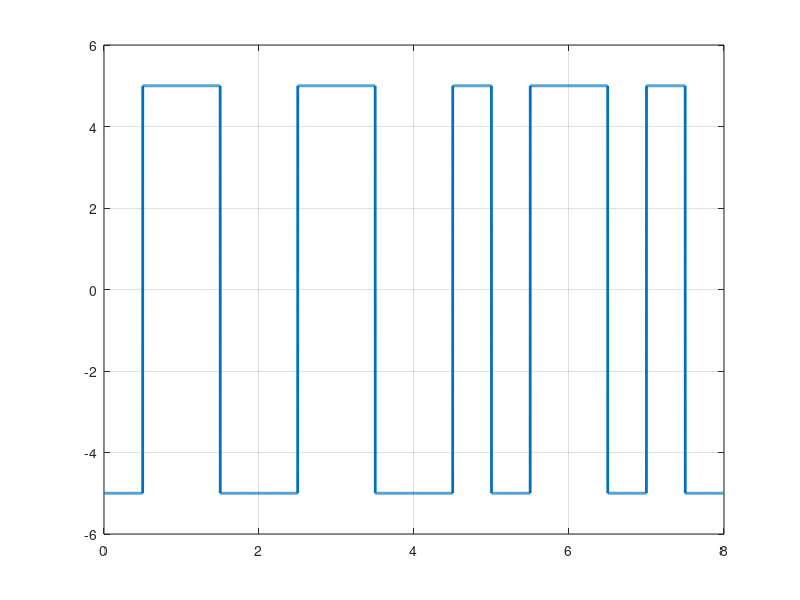

MATLAB code for this plot:
clc;
close all;
clear all;

bits = [1 0 1 0 1 1 0 0];
%bits = input('Give a bit sequence: ');

%Encoding
bitrate = 1;
n = 1000;
T = length(bits)/bitrate;
N = length(bits)*n;
dt = T/N;
t = 0:dt:T-dt;

half = n/2;

%0->Positive To Negative
%1 -> Negative To Positive
for i = 1:length(bits)
    if(bits(i) == 0)
        x((i-1)*n+1:half) = 5;
        x(half+1: i*n) = -5;
    else
        x((i-1)*n+1:half) = -5;
        x(half+1: i*n) = 5;
    end
    half = half+n;
end
plot(t,x,'Linewidth', 2);
grid on;

%Decoding
y = zeros(1, length(x)/n);
for i=1:length(y)
    if x(((i-1)*n)+1) == -5
        y(i) = 1;
    end
end
disp(y);
